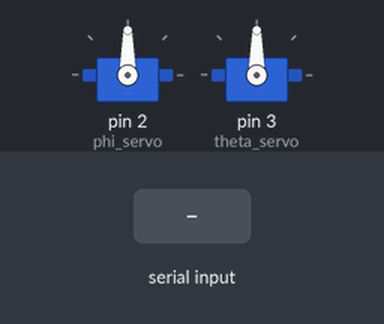
The sketch below on a simulated Arduino Uno, built with avr-gcc and run on an emulated ATmega328P. Parts: 2 × servo. The test bench sets the inputs (shaded band).

Above: at 1.2 s.
1.3 s: "90,45\n" received over Serial
At 2.5 s:
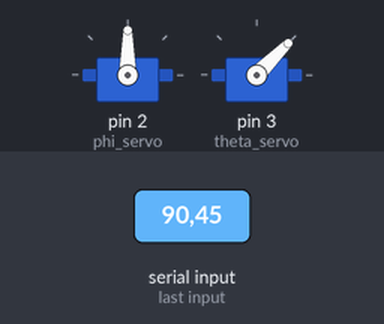
2.8 s: "30,150\n" received over Serial
At 3.8 s:
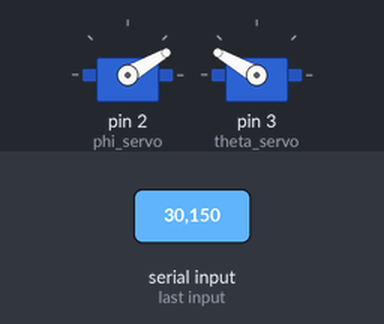
4.3 s: "1,90\n" received over Serial
At 4.9 s:
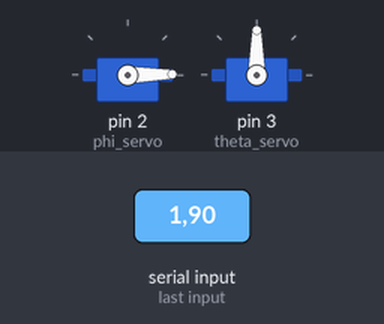
Timing chart, 0 to 7.3 s (numbered marks = the images above; inputs shaded):
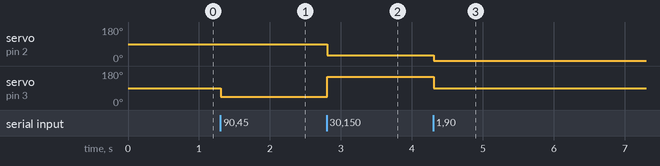

The sketch:

Comm_Test.ino
```cpp
#include <Servo.h>
Servo phi_servo;
Servo theta_servo;
int phi = 0;
int theta = 0;

void setup() {
  Serial.begin(9600);
  phi_servo.attach(2); // attaches servo on pin 2
  theta_servo.attach(3);
}

void loop() {
  if (Serial.available() > 0){
    phi = Serial.parseInt();
    theta = Serial.parseInt();
    if (Serial.read() == '\n'){
      // Constrain the values to 0 - 180
      phi = constrain(phi, 0, 180);
      theta = constrain(theta, 0, 180);
      phi_servo.write(phi);
      theta_servo.write(theta);
    }
  }
  // End of LOOP
}
```

Measured:
- after the input at 1.3 s, servo on pin 3 (theta_servo): 90° → 45° at once
- after the input at 2.8 s, servo on pin 2 (phi_servo): 90° → 30° at once; servo on pin 3 (theta_servo): 45° → 150° at once
- after the input at 4.3 s, servo on pin 2 (phi_servo): 30° → 1° at once; servo on pin 3 (theta_servo): 150° → 90° at once
